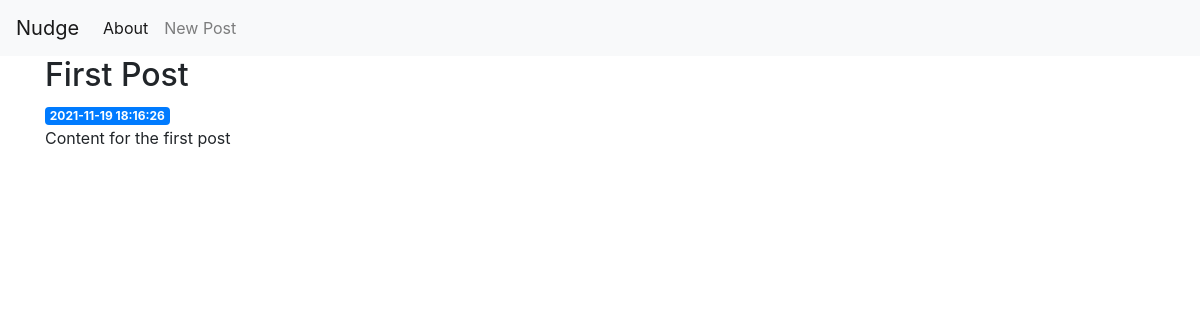
/1, run on an earlier commit of the app's database.
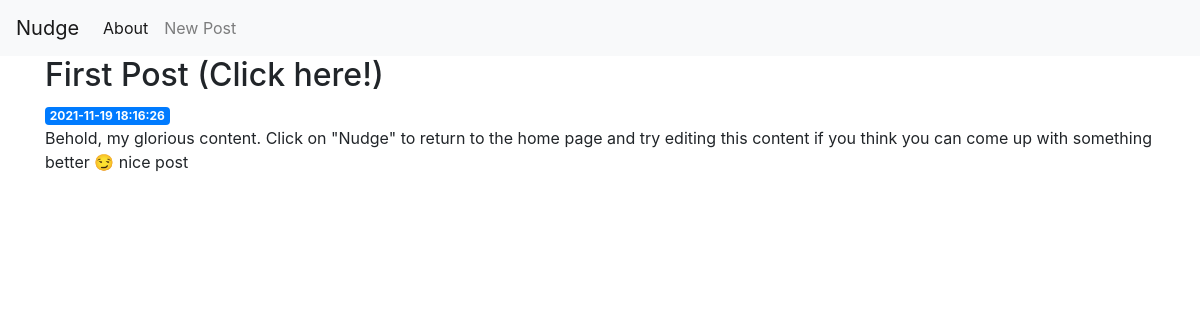
And on a later commit of the database.
### tables this page shows
CREATE TABLE posts (
    id INTEGER PRIMARY KEY AUTOINCREMENT,
    created TIMESTAMP NOT NULL DEFAULT CURRENT_TIMESTAMP,
    title TEXT NOT NULL,
    content TEXT NOT NULL
);

### app.py (the view)
@app.route('/<int:post_id>')
def post(post_id):
    post = get_post(post_id)
    return render_template('post.html', post=post)

### app.py (called while the page is built)
def get_db_connection():
    conn = sqlite3.connect('database.db')
    conn.row_factory = sqlite3.Row
    return conn

def get_post(post_id):
    conn = get_db_connection()
    post = conn.execute('SELECT * FROM posts WHERE id = ?',
                        (post_id,)).fetchone()
    conn.close()
    if post is None:
        abort(404)
    return post

### templates/post.html
{% extends 'base.html' %}
{% block content %}
    <h2>{% block title %} {{ post['title'] }} {% endblock %}</h2>
    <span class="badge badge-primary">{{ post['created'] }}</span>
    <p>{{ post['content'] }}</p>
{% endblock %}

What changed in the data, as far as the page shows it:
changed posts: title "First Post" → "First Post (Click here!)"; content "Content for the first post" → "Behold, my glorious content. Click on \"Nudge\" to return to the home page and try editing this content if you think you can come up with something better 😏 nice post"
